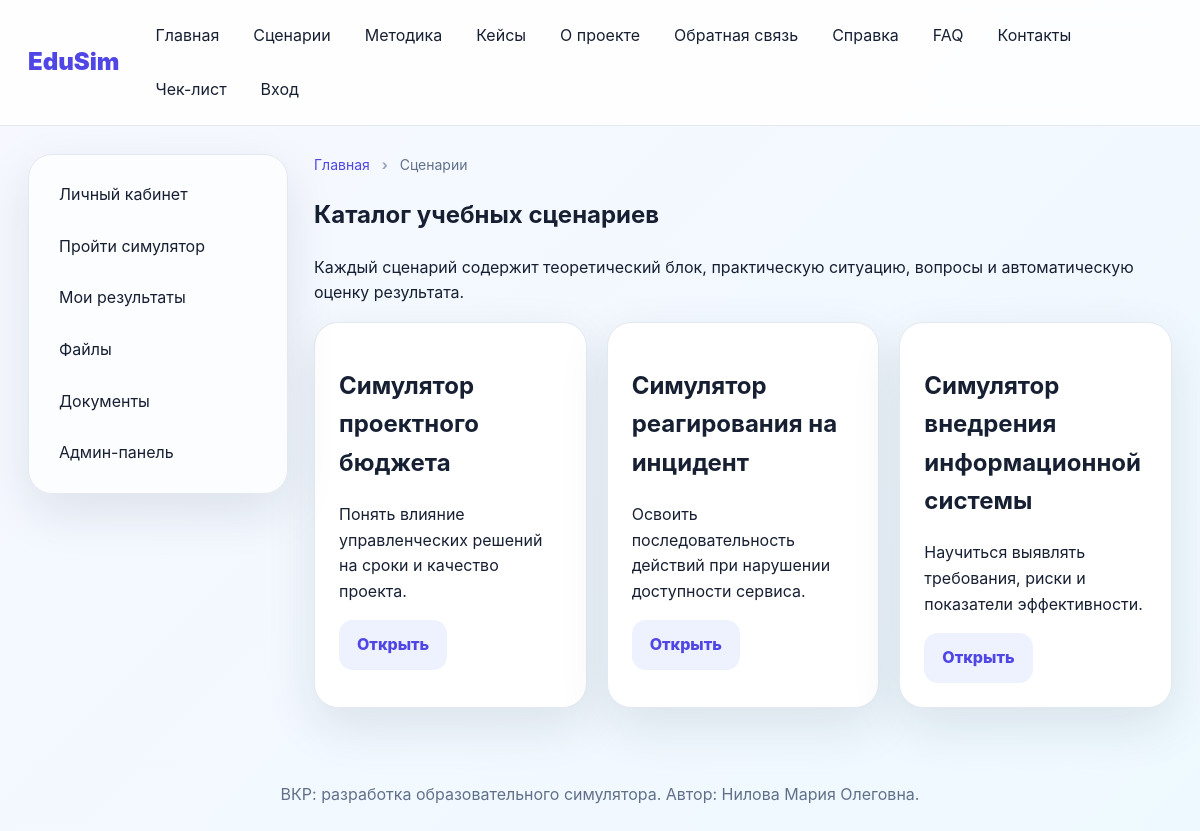
/scenarios, run on an earlier commit of the app's database.
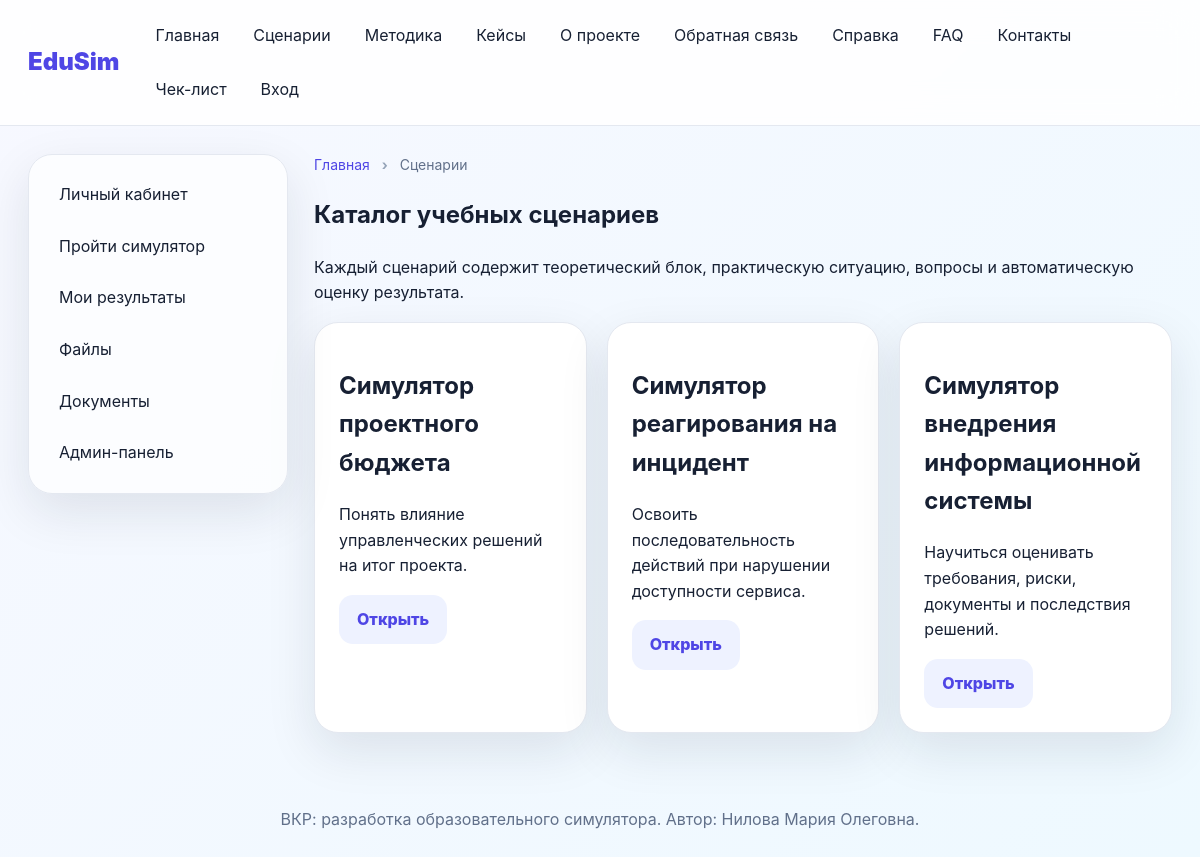
And on a later commit of the database.
### tables this page shows
CREATE TABLE scenarios (id INTEGER PRIMARY KEY AUTOINCREMENT, title TEXT NOT NULL, slug TEXT UNIQUE NOT NULL, difficulty TEXT NOT NULL, duration_minutes INTEGER NOT NULL, summary TEXT NOT NULL, learning_goal TEXT NOT NULL, is_public INTEGER NOT NULL DEFAULT 1);

### edusim/routes_public.py (the view)
@public_bp.route('/scenarios')
def scenarios():
    rows = get_db().execute('SELECT * FROM scenarios WHERE is_public=1 ORDER BY difficulty, title').fetchall()
    return render_template('public/scenarios.html', scenarios=rows, breadcrumbs=[('Главная', '/'), ('Сценарии', None)])

### edusim/database.py (called while the page is built)
def get_db():
    if 'db' not in g:
        path = Path(current_app.config['DATABASE_PATH'])
        path.parent.mkdir(parents=True, exist_ok=True)
        g.db = sqlite3.connect(path)
        g.db.row_factory = sqlite3.Row
    return g.db

### edusim/templates/public/scenarios.html
{% extends "base.html" %}{% block content %}<h1>Каталог учебных сценариев</h1><p>Каждый сценарий содержит теоретический блок, практическую ситуацию, вопросы и автоматическую оценку результата.</p><div class="grid">{% for s in scenarios %}<article class="card"><h2>{{ s.title }}</h2><p>{{ s.learning_goal }}</p><a class="btn secondary" href="{{ url_for('public.scenario_detail', slug=s.slug) }}">Открыть</a></article>{% endfor %}</div>{% endblock %}

What changed in the data, as far as the page shows it:
changed scenarios "Симулятор проектного бюджета": learning_goal "Понять влияние управленческих решений на сроки и качество проекта." → "Понять влияние управленческих решений на итог проекта."
changed scenarios "Симулятор внедрения информационной системы": learning_goal "Научиться выявлять требования, риски и показатели эффективности." → "Научиться оценивать требования, риски, документы и последствия решений."
